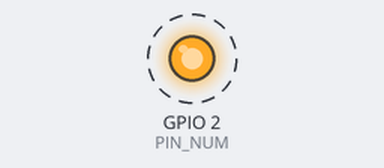
This sketch was run on a simulated ESP8266 (NodeMCU). On the bench: output pins drawn as LEDs (lit = HIGH). Dashed ring = blinking. What the sketch prints to the serial monitor is not drawn.

Above: at 0.5 s.
Timing chart, 0 to 4.6 s (numbered marks = the images above):
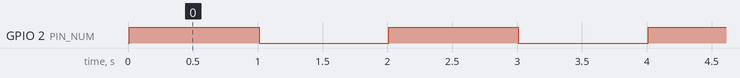

The sketch:

blink.ino
```cpp
#include <ESP8266WiFi.h>

#define PIN_NUM 2

void setup() {
  // put your setup code here, to run once:
  Serial.begin(115200);
  delay(10);

  Serial.println("here");

  pinMode(PIN_NUM, OUTPUT);
  digitalWrite(PIN_NUM, 0);
}

void loop() {
  // put your main code here, to run repeatedly
  digitalWrite(PIN_NUM, HIGH);
  delay(1000);
  digitalWrite(PIN_NUM, LOW);
  Serial.println("Hello world");
  delay(1000);
}
```

Measured:
- by itself, GPIO 2 (PIN_NUM): alternates HIGH for 1.0 s and LOW for 1.0 s
